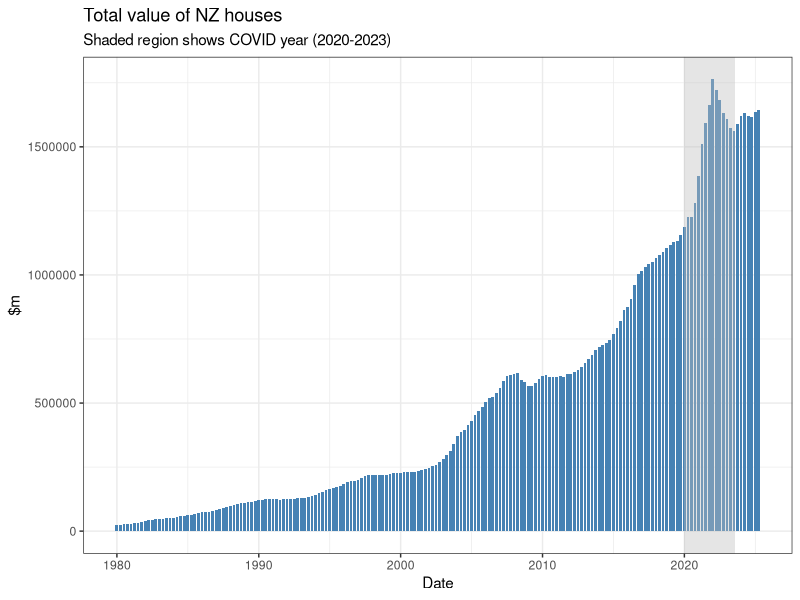

The R source for this figure:
library(tidyverse)

# Define Covid Date Range
covid_start <- as.Date("2020-01-01")
covid_end   <- as.Date("2023-08-01")

housing_stock <- read.csv('datasets/data.govt.nz/Value_of_Housing_Stock.csv')

housing_stock <- housing_stock %>%
  mutate(Date = dmy(Date))

ggplot(data = housing_stock, aes(x = Date, y = House.values)) +
  geom_col(fill = 'steelblue',
           width = 70) +
  annotate("rect",
           xmin = covid_start, xmax = covid_end,
           ymin = -Inf, ymax = Inf,
           fill = "grey", alpha = 0.4)+
  theme_bw() +
  labs(title = 'Total value of NZ houses',
       subtitle = 'Shaded region shows COVID year (2020-2023)',
       x = 'Date',
       y = '$m')

# ggsave(
#   filename = "Total value of NZ houses.png",
#   plot = last_plot(),
#   width = 12,
#   height = 6,
#   dpi = 600,
#   bg = 'white'
# )
